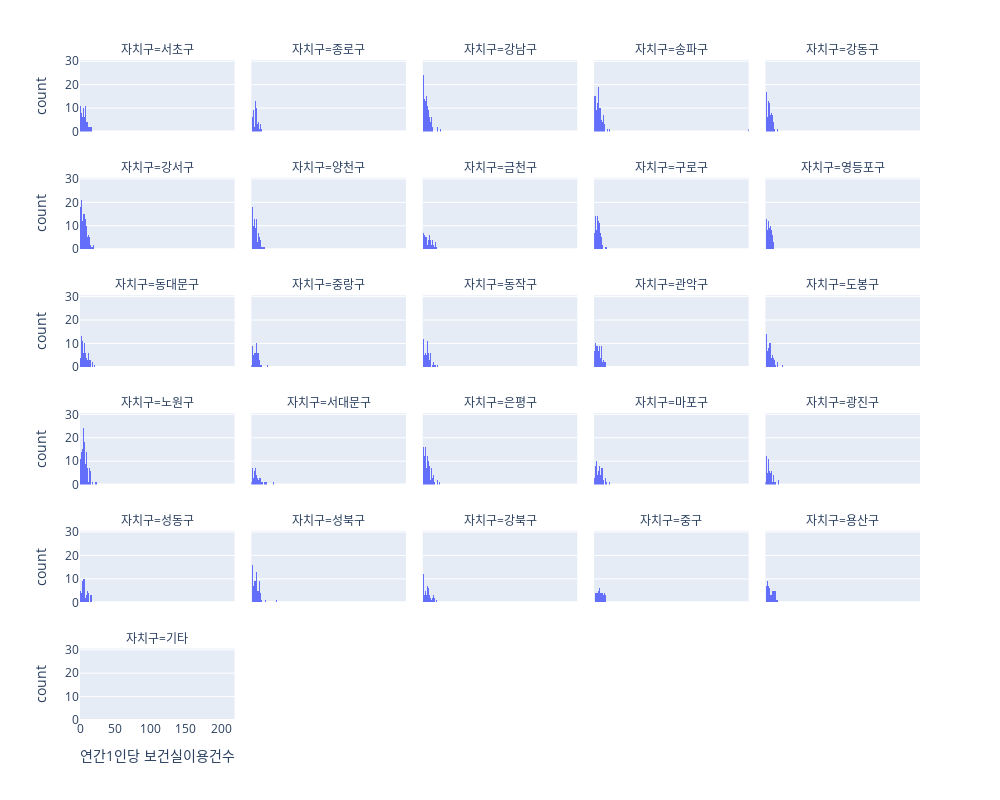

The code cell stored with this chart in its notebook:
### Code cell
fig = df2.plot(x = "연간1인당 보건실이용건수", kind = "hist", backend = "plotly",
         facet_col = "자치구", facet_col_wrap = 5, width = 1000, height = 800)

fig.update_layout(showlegend = False)
#fig.update_xaxes(matches=None)

### Figure 1 — Plotly figure (JSON) as saved in the notebook; plotly's stock layout.template omitted (floating-point values rounded to 4 significant figures; data arrays with more than 128 entries replaced by an {"elided": "..."} marker saying what was removed)
{"data": [{"alignmentgroup": "True", "bingroup": "x", "hovertemplate": "자치구=서초구<br>연간1인당 보건실이용건수=%{x}<br>count=%{y}<extra></extra>", "legendgroup": "", "marker": {"color": "#636efa", "pattern": {"shape": ""}}, "name": "", "offsetgroup": "", "orientation": "v", "showlegend": false, "type": "histogram", "x": {"elided": "209 float values"}, "xaxis": "x26", "yaxis": "y26"}, {"alignmentgroup": "True", "bingroup": "x", "hovertemplate": "자치구=종로구<br>연간1인당 보건실이용건수=%{x}<br>count=%{y}<extra></extra>", "legendgroup": "", "marker": {"color": "#636efa", "pattern": {"shape": ""}}, "name": "", "offsetgroup": "", "orientation": "v", "showlegend": false, "type": "histogram", "x": {"elided": "160 float values"}, "xaxis": "x27", "yaxis": "y27"}, {"alignmentgroup": "True", "bingroup": "x", "hovertemplate": "자치구=강남구<br>연간1인당 보건실이용건수=%{x}<br>count=%{y}<extra></extra>", "legendgroup": "", "marker": {"color": "#636efa", "pattern": {"shape": ""}}, "name": "", "offsetgroup": "", "orientation": "v", "showlegend": false, "type": "histogram", "x": {"elided": "316 float values"}, "xaxis": "x28", "yaxis": "y28"}, {"alignmentgroup": "True", "bingroup": "x", "hovertemplate": "자치구=송파구<br>연간1인당 보건실이용건수=%{x}<br>count=%{y}<extra></extra>", "legendgroup": "", "marker": {"color": "#636efa", "pattern": {"shape": ""}}, "name": "", "offsetgroup": "", "orientation": "v", "showlegend": false, "type": "histogram", "x": {"elided": "368 float values"}, "xaxis": "x29", "yaxis": "y29"}, {"alignmentgroup": "True", "bingroup": "x", "hovertemplate": "자치구=강동구<br>연간1인당 보건실이용건수=%{x}<br>count=%{y}<extra></extra>", "legendgroup": "", "marker": {"color": "#636efa", "pattern": {"shape": ""}}, "name": "", "offsetgroup": "", "orientation": "v", "showlegend": false, "type": "histogram", "x": {"elided": "248 float values"}, "xaxis": "x30", "yaxis": "y30"}, {"alignmentgroup": "True", "bingroup": "x", "hovertemplate": "자치구=강서구<br>연간1인당 보건실이용건수=%{x}<br>count=%{y}<extra></extra>", "legendgroup": "", "marker": {"color": "#636efa", "pattern": {"shape": ""}}, "name": "", "offsetgroup": "", "orientation": "v", "showlegend": false, "type": "histogram", "x": {"elided": "328 float values"}, "xaxis": "x21", "yaxis": "y21"}, {"alignmentgroup": "True", "bingroup": "x", "hovertemplate": "자치구=양천구<br>연간1인당 보건실이용건수=%{x}<br>count=%{y}<extra></extra>", "legendgroup": "", "marker": {"color": "#636efa", "pattern": {"shape": ""}}, "name": "", "offsetgroup": "", "orientation": "v", "showlegend": false, "type": "histogram", "x": {"elided": "255 float values"}, "xaxis": "x22", "yaxis": "y22"}, {"alignmentgroup": "True", "bingroup": "x", "hovertemplate": "자치구=금천구<br>연간1인당 보건실이용건수=%{x}<br>count=%{y}<extra></extra>", "legendgroup": "", "marker": {"color": "#636efa", "pattern": {"shape": ""}}, "name": "", "offsetgroup": "", "orientation": "v", "showlegend": false, "type": "histogram", "x": {"elided": "132 float values"}, "xaxis": "x23", "yaxis": "y23"}, {"alignmentgroup": "True", "bingroup": "x", "hovertemplate": "자치구=구로구<br>연간1인당 보건실이용건수=%{x}<br>count=%{y}<extra></extra>", "legendgroup": "", "marker": {"color": "#636efa", "pattern": {"shape": ""}}, "name": "", "offsetgroup": "", "orientation": "v", "showlegend": false, "type": "histogram", "x": {"elided": "224 float values"}, "xaxis": "x24", "yaxis": "y24"}, {"alignmentgroup": "True", "bingroup": "x", "hovertemplate": "자치구=영등포구<br>연간1인당 보건실이용건수=%{x}<br>count=%{y}<extra></extra>", "legendgroup": "", "marker": {"color": "#636efa", "pattern": {"shape": ""}}, "name": "", "offsetgroup": "", "orientation": "v", "showlegend": false, "type": "histogram", "x": {"elided": "176 float values"}, "xaxis": "x25", "yaxis": "y25"}, {"alignmentgroup": "True", "bingroup": "x", "hovertemplate": "자치구=동대문구<br>연간1인당 보건실이용건수=%{x}<br>count=%{y}<extra></extra>", "legendgroup": "", "marker": {"color": "#636efa", "pattern": {"shape": ""}}, "name": "", "offsetgroup": "", "orientation": "v", "showlegend": false, "type": "histogram", "x": {"elided": "188 float values"}, "xaxis": "x16", "yaxis": "y16"}, {"alignmentgroup": "True", "bingroup": "x", "hovertemplate": "자치구=중랑구<br>연간1인당 보건실이용건수=%{x}<br>count=%{y}<extra></extra>", "legendgroup": "", "marker": {"color": "#636efa", "pattern": {"shape": ""}}, "name": "", "offsetgroup": "", "orientation": "v", "showlegend": false, "type": "histogram", "x": {"elided": "190 float values"}, "xaxis": "x17", "yaxis": "y17"}, {"alignmentgroup": "True", "bingroup": "x", "hovertemplate": "자치구=동작구<br>연간1인당 보건실이용건수=%{x}<br>count=%{y}<extra></extra>", "legendgroup": "", "marker": {"color": "#636efa", "pattern": {"shape": ""}}, "name": "", "offsetgroup": "", "orientation": "v", "showlegend": false, "type": "histogram", "x": {"elided": "184 float values"}, "xaxis": "x18", "yaxis": "y18"}, {"alignmentgroup": "True", "bingroup": "x", "hovertemplate": "자치구=관악구<br>연간1인당 보건실이용건수=%{x}<br>count=%{y}<extra></extra>", "legendgroup": "", "marker": {"color": "#636efa", "pattern": {"shape": ""}}, "name": "", "offsetgroup": "", "orientation": "v", "showlegend": false, "type": "histogram", "x": {"elided": "228 float values"}, "xaxis": "x19", "yaxis": "y19"}, {"alignmentgroup": "True", "bingroup": "x", "hovertemplate": "자치구=도봉구<br>연간1인당 보건실이용건수=%{x}<br>count=%{y}<extra></extra>", "legendgroup": "", "marker": {"color": "#636efa", "pattern": {"shape": ""}}, "name": "", "offsetgroup": "", "orientation": "v", "showlegend": false, "type": "histogram", "x": {"elided": "187 float values"}, "xaxis": "x20", "yaxis": "y20"}, {"alignmentgroup": "True", "bingroup": "x", "hovertemplate": "자치구=노원구<br>연간1인당 보건실이용건수=%{x}<br>count=%{y}<extra></extra>", "legendgroup": "", "marker": {"color": "#636efa", "pattern": {"shape": ""}}, "name": "", "offsetgroup": "", "orientation": "v", "showlegend": false, "type": "histogram", "x": {"elided": "380 float values"}, "xaxis": "x11", "yaxis": "y11"}, {"alignmentgroup": "True", "bingroup": "x", "hovertemplate": "자치구=서대문구<br>연간1인당 보건실이용건수=%{x}<br>count=%{y}<extra></extra>", "legendgroup": "", "marker": {"color": "#636efa", "pattern": {"shape": ""}}, "name": "", "offsetgroup": "", "orientation": "v", "showlegend": false, "type": "histogram", "x": {"elided": "164 float values"}, "xaxis": "x12", "yaxis": "y12"}, {"alignmentgroup": "True", "bingroup": "x", "hovertemplate": "자치구=은평구<br>연간1인당 보건실이용건수=%{x}<br>count=%{y}<extra></extra>", "legendgroup": "", "marker": {"color": "#636efa", "pattern": {"shape": ""}}, "name": "", "offsetgroup": "", "orientation": "v", "showlegend": false, "type": "histogram", "x": {"elided": "268 float values"}, "xaxis": "x13", "yaxis": "y13"}, {"alignmentgroup": "True", "bingroup": "x", "hovertemplate": "자치구=마포구<br>연간1인당 보건실이용건수=%{x}<br>count=%{y}<extra></extra>", "legendgroup": "", "marker": {"color": "#636efa", "pattern": {"shape": ""}}, "name": "", "offsetgroup": "", "orientation": "v", "showlegend": false, "type": "histogram", "x": {"elided": "184 float values"}, "xaxis": "x14", "yaxis": "y14"}, {"alignmentgroup": "True", "bingroup": "x", "hovertemplate": "자치구=광진구<br>연간1인당 보건실이용건수=%{x}<br>count=%{y}<extra></extra>", "legendgroup": "", "marker": {"color": "#636efa", "pattern": {"shape": ""}}, "name": "", "offsetgroup": "", "orientation": "v", "showlegend": false, "type": "histogram", "x": {"elided": "174 float values"}, "xaxis": "x15", "yaxis": "y15"}, {"alignmentgroup": "True", "bingroup": "x", "hovertemplate": "자치구=성동구<br>연간1인당 보건실이용건수=%{x}<br>count=%{y}<extra></extra>", "legendgroup": "", "marker": {"color": "#636efa", "pattern": {"shape": ""}}, "name": "", "offsetgroup": "", "orientation": "v", "showlegend": false, "type": "histogram", "x": {"elided": "159 float values"}, "xaxis": "x6", "yaxis": "y6"}, {"alignmentgroup": "True", "bingroup": "x", "hovertemplate": "자치구=성북구<br>연간1인당 보건실이용건수=%{x}<br>count=%{y}<extra></extra>", "legendgroup": "", "marker": {"color": "#636efa", "pattern": {"shape": ""}}, "name": "", "offsetgroup": "", "orientation": "v", "showlegend": false, "type": "histogram", "x": {"elided": "244 float values"}, "xaxis": "x7", "yaxis": "y7"}, {"alignmentgroup": "True", "bingroup": "x", "hovertemplate": "자치구=강북구<br>연간1인당 보건실이용건수=%{x}<br>count=%{y}<extra></extra>", "legendgroup": "", "marker": {"color": "#636efa", "pattern": {"shape": ""}}, "name": "", "offsetgroup": "", "orientation": "v", "showlegend": false, "type": "histogram", "x": {"elided": "152 float values"}, "xaxis": "x8", "yaxis": "y8"}, {"alignmentgroup": "True", "bingroup": "x", "hovertemplate": "자치구=중구<br>연간1인당 보건실이용건수=%{x}<br>count=%{y}<extra></extra>", "legendgroup": "", "marker": {"color": "#636efa", "pattern": {"shape": ""}}, "name": "", "offsetgroup": "", "orientation": "v", "showlegend": false, "type": "histogram", "x": [4.4, 5.6, 1.9, 4.3, 1, 1.3, 1.1, 0.9, 2, 1.3, 3.4, 2.6, 2, 1.7, 2.6, 4.3, 1.3, 1.6, 1.4, 3.6, 2.8, 1.8, 1.5, 4.8, 2.5, 3.3, 1.6, 2.8, 1.5, 7, 4, 15, 10.1, 5.9, 13.9, 3.4, 9.6, 7.4, 4.6, 13.1, 6.1, 5.4, 11.8, 7.5, 5.3, 2.5, 17.2, 8, 10.8, 7.3, 10, 5.8, 3.9, 3, 5.7, 5.9, 4.9, 3, 7.9, 5.6, 10.5, 8.9, 16.2, 10.4, 14.6, 15.7, 6.7, 10.6, 9.5, 7.7, 11.7, 6.4, 12, 11.9, 9.8, 10.9, 12.9, 20.7, 9.1, 14.6, 7.3, 8.4, 9.2, 5.9, 4, 5.3, 11.7, 7.3, 5, 11.3, 8.8, 14.8, 7.2, 15.8, 13, 18.6, 15.3, 19.4, 12.6, 9.9, 10.2, 8.4, 9.5, 15.8, 12.3, 12.4, 10.1, 21.9, 18.4, 18.6, 11.5, 10.5, 10.8, 5.6, 6.5, 5, 13.3, 10.2, 5.5, 14.5, 16.5, 14.3, 5.6], "xaxis": "x9", "yaxis": "y9"}, {"alignmentgroup": "True", "bingroup": "x", "hovertemplate": "자치구=용산구<br>연간1인당 보건실이용건수=%{x}<br>count=%{y}<extra></extra>", "legendgroup": "", "marker": {"color": "#636efa", "pattern": {"shape": ""}}, "name": "", "offsetgroup": "", "orientation": "v", "showlegend": false, "type": "histogram", "x": {"elided": "136 float values"}, "xaxis": "x10", "yaxis": "y10"}, {"alignmentgroup": "True", "bingroup": "x", "hovertemplate": "자치구=기타<br>연간1인당 보건실이용건수=%{x}<br>count=%{y}<extra></extra>", "legendgroup": "", "marker": {"color": "#636efa", "pattern": {"shape": ""}}, "name": "", "offsetgroup": "", "orientation": "v", "showlegend": false, "type": "histogram", "x": [0], "xaxis": "x", "yaxis": "y"}], "layout": {"annotations": [{"font": {}, "showarrow": false, "text": "자치구=기타", "x": 0.092, "xanchor": "center", "xref": "paper", "y": 0.1083, "yanchor": "bottom", "yref": "paper"}, {"font": {}, "showarrow": false, "text": "자치구=성동구", "x": 0.092, "xanchor": "center", "xref": "paper", "y": 0.2867, "yanchor": "bottom", "yref": "paper"}, {"font": {}, "showarrow": false, "text": "자치구=성북구", "x": 0.296, "xanchor": "center", "xref": "paper", "y": 0.2867, "yanchor": "bottom", "yref": "paper"}, {"font": {}, "showarrow": false, "text": "자치구=강북구", "x": 0.5, "xanchor": "center", "xref": "paper", "y": 0.2867, "yanchor": "bottom", "yref": "paper"}, {"font": {}, "showarrow": false, "text": "자치구=중구", "x": 0.704, "xanchor": "center", "xref": "paper", "y": 0.2867, "yanchor": "bottom", "yref": "paper"}, {"font": {}, "showarrow": false, "text": "자치구=용산구", "x": 0.908, "xanchor": "center", "xref": "paper", "y": 0.2867, "yanchor": "bottom", "yref": "paper"}, {"font": {}, "showarrow": false, "text": "자치구=노원구", "x": 0.092, "xanchor": "center", "xref": "paper", "y": 0.465, "yanchor": "bottom", "yref": "paper"}, {"font": {}, "showarrow": false, "text": "자치구=서대문구", "x": 0.296, "xanchor": "center", "xref": "paper", "y": 0.465, "yanchor": "bottom", "yref": "paper"}, {"font": {}, "showarrow": false, "text": "자치구=은평구", "x": 0.5, "xanchor": "center", "xref": "paper", "y": 0.465, "yanchor": "bottom", "yref": "paper"}, {"font": {}, "showarrow": false, "text": "자치구=마포구", "x": 0.704, "xanchor": "center", "xref": "paper", "y": 0.465, "yanchor": "bottom", "yref": "paper"}, {"font": {}, "showarrow": false, "text": "자치구=광진구", "x": 0.908, "xanchor": "center", "xref": "paper", "y": 0.465, "yanchor": "bottom", "yref": "paper"}, {"font": {}, "showarrow": false, "text": "자치구=동대문구", "x": 0.092, "xanchor": "center", "xref": "paper", "y": 0.6433, "yanchor": "bottom", "yref": "paper"}, {"font": {}, "showarrow": false, "text": "자치구=중랑구", "x": 0.296, "xanchor": "center", "xref": "paper", "y": 0.6433, "yanchor": "bottom", "yref": "paper"}, {"font": {}, "showarrow": false, "text": "자치구=동작구", "x": 0.5, "xanchor": "center", "xref": "paper", "y": 0.6433, "yanchor": "bottom", "yref": "paper"}, {"font": {}, "showarrow": false, "text": "자치구=관악구", "x": 0.704, "xanchor": "center", "xref": "paper", "y": 0.6433, "yanchor": "bottom", "yref": "paper"}, {"font": {}, "showarrow": false, "text": "자치구=도봉구", "x": 0.908, "xanchor": "center", "xref": "paper", "y": 0.6433, "yanchor": "bottom", "yref": "paper"}, {"font": {}, "showarrow": false, "text": "자치구=강서구", "x": 0.092, "xanchor": "center", "xref": "paper", "y": 0.8217, "yanchor": "bottom", "yref": "paper"}, {"font": {}, "showarrow": false, "text": "자치구=양천구", "x": 0.296, "xanchor": "center", "xref": "paper", "y": 0.8217, "yanchor": "bottom", "yref": "paper"}, {"font": {}, "showarrow": false, "text": "자치구=금천구", "x": 0.5, "xanchor": "center", "xref": "paper", "y": 0.8217, "yanchor": "bottom", "yref": "paper"}, {"font": {}, "showarrow": false, "text": "자치구=구로구", "x": 0.704, "xanchor": "center", "xref": "paper", "y": 0.8217, "yanchor": "bottom", "yref": "paper"}, {"font": {}, "showarrow": false, "text": "자치구=영등포구", "x": 0.908, "xanchor": "center", "xref": "paper", "y": 0.8217, "yanchor": "bottom", "yref": "paper"}, {"font": {}, "showarrow": false, "text": "자치구=서초구", "x": 0.092, "xanchor": "center", "xref": "paper", "y": 1.0, "yanchor": "bottom", "yref": "paper"}, {"font": {}, "showarrow": false, "text": "자치구=종로구", "x": 0.296, "xanchor": "center", "xref": "paper", "y": 1.0, "yanchor": "bottom", "yref": "paper"}, {"font": {}, "showarrow": false, "text": "자치구=강남구", "x": 0.5, "xanchor": "center", "xref": "paper", "y": 1.0, "yanchor": "bottom", "yref": "paper"}, {"font": {}, "showarrow": false, "text": "자치구=송파구", "x": 0.704, "xanchor": "center", "xref": "paper", "y": 1.0, "yanchor": "bottom", "yref": "paper"}, {"font": {}, "showarrow": false, "text": "자치구=강동구", "x": 0.908, "xanchor": "center", "xref": "paper", "y": 1.0, "yanchor": "bottom", "yref": "paper"}], "barmode": "relative", "height": 800, "legend": {"tracegroupgap": 0}, "margin": {"t": 60}, "showlegend": false, "width": 1000, "xaxis": {"anchor": "y", "autorange": false, "domain": [0, 0.184], "range": [-0.25, 219.2], "title": {"text": "연간1인당 보건실이용건수"}, "type": "linear"}, "xaxis10": {"anchor": "y10", "autorange": false, "domain": [0.816, 1], "matches": "x", "range": [-0.25, 219.2], "showticklabels": false, "type": "linear"}, "xaxis11": {"anchor": "y11", "autorange": false, "domain": [0, 0.184], "matches": "x", "range": [-0.25, 219.2], "showticklabels": false, "type": "linear"}, "xaxis12": {"anchor": "y12", "autorange": false, "domain": [0.204, 0.388], "matches": "x", "range": [-0.25, 219.2], "showticklabels": false, "type": "linear"}, "xaxis13": {"anchor": "y13", "autorange": false, "domain": [0.408, 0.592], "matches": "x", "range": [-0.25, 219.2], "showticklabels": false, "type": "linear"}, "xaxis14": {"anchor": "y14", "autorange": false, "domain": [0.612, 0.796], "matches": "x", "range": [-0.25, 219.2], "showticklabels": false, "type": "linear"}, "xaxis15": {"anchor": "y15", "autorange": false, "domain": [0.816, 1], "matches": "x", "range": [-0.25, 219.2], "showticklabels": false, "type": "linear"}, "xaxis16": {"anchor": "y16", "autorange": false, "domain": [0, 0.184], "matches": "x", "range": [-0.25, 219.2], "showticklabels": false, "type": "linear"}, "xaxis17": {"anchor": "y17", "autorange": false, "domain": [0.204, 0.388], "matches": "x", "range": [-0.25, 219.2], "showticklabels": false, "type": "linear"}, "xaxis18": {"anchor": "y18", "autorange": false, "domain": [0.408, 0.592], "matches": "x", "range": [-0.25, 219.2], "showticklabels": false, "type": "linear"}, "xaxis19": {"anchor": "y19", "autorange": false, "domain": [0.612, 0.796], "matches": "x", "range": [-0.25, 219.2], "showticklabels": false, "type": "linear"}, "xaxis2": {"anchor": "y2", "domain": [0.204, 0.388], "matches": "x", "title": {"text": "연간1인당 보건실이용건수"}}, "xaxis20": {"anchor": "y20", "autorange": false, "domain": [0.816, 1], "matches": "x", "range": [-0.25, 219.2], "showticklabels": false, "type": "linear"}, "xaxis21": {"anchor": "y21", "autorange": false, "domain": [0, 0.184], "matches": "x", "range": [-0.25, 219.2], "showticklabels": false, "type": "linear"}, "xaxis22": {"anchor": "y22", "autorange": false, "domain": [0.204, 0.388], "matches": "x", "range": [-0.25, 219.2], "showticklabels": false, "type": "linear"}, "xaxis23": {"anchor": "y23", "autorange": false, "domain": [0.408, 0.592], "matches": "x", "range": [-0.25, 219.2], "showticklabels": false, "type": "linear"}, "xaxis24": {"anchor": "y24", "autorange": false, "domain": [0.612, 0.796], "matches": "x", "range": [-0.25, 219.2], "showticklabels": false, "type": "linear"}, "xaxis25": {"anchor": "y25", "autorange": false, "domain": [0.816, 1], "matches": "x", "range": [-0.25, 219.2], "showticklabels": false, "type": "linear"}, "xaxis26": {"anchor": "y26", "autorange": false, "domain": [0, 0.184], "matches": "x", "range": [-0.25, 219.2], "showticklabels": false, "type": "linear"}, "xaxis27": {"anchor": "y27", "autorange": false, "domain": [0.204, 0.388], "matches": "x", "range": [-0.25, 219.2], "showticklabels": false, "type": "linear"}, "xaxis28": {"anchor": "y28", "autorange": false, "domain": [0.408, 0.592], "matches": "x", "range": [-0.25, 219.2], "showticklabels": false, "type": "linear"}, "xaxis29": {"anchor": "y29", "autorange": false, "domain": [0.612, 0.796], "matches": "x", "range": [-0.25, 219.2], "showticklabels": false, "type": "linear"}, "xaxis3": {"anchor": "y3", "domain": [0.408, 0.592], "matches": "x", "title": {"text": "연간1인당 보건실이용건수"}}, "xaxis30": {"anchor": "y30", "autorange": false, "domain": [0.816, 1], "matches": "x", "range": [-0.25, 219.2], "showticklabels": false, "type": "linear"}, "xaxis4": {"anchor": "y4", "domain": [0.612, 0.796], "matches": "x", "title": {"text": "연간1인당 보건실이용건수"}}, "xaxis5": {"anchor": "y5", "domain": [0.816, 1], "matches": "x", "title": {"text": "연간1인당 보건실이용건수"}}, "xaxis6": {"anchor": "y6", "autorange": false, "domain": [0, 0.184], "matches": "x", "range": [-0.25, 219.2], "showticklabels": false, "type": "linear"}, "xaxis7": {"anchor": "y7", "autorange": false, "domain": [0.204, 0.388], "matches": "x", "range": [-0.25, 219.2], "showticklabels": false, "type": "linear"}, "xaxis8": {"anchor": "y8", "autorange": false, "domain": [0.408, 0.592], "matches": "x", "range": [-0.25, 219.2], "showticklabels": false, "type": "linear"}, "xaxis9": {"anchor": "y9", "autorange": false, "domain": [0.612, 0.796], "matches": "x", "range": [-0.25, 219.2], "showticklabels": false, "type": "linear"}, "yaxis": {"anchor": "x", "autorange": false, "domain": [0, 0.1083], "range": [0, 30.53], "title": {"text": "count"}}, "yaxis10": {"anchor": "x10", "autorange": false, "domain": [0.1783, 0.2867], "matches": "y", "range": [0, 30.53], "showticklabels": false}, "yaxis11": {"anchor": "x11", "autorange": false, "domain": [0.3567, 0.465], "matches": "y", "range": [0, 30.53], "title": {"text": "count"}}, "yaxis12": {"anchor": "x12", "autorange": false, "domain": [0.3567, 0.465], "matches": "y", "range": [0, 30.53], "showticklabels": false}, "yaxis13": {"anchor": "x13", "autorange": false, "domain": [0.3567, 0.465], "matches": "y", "range": [0, 30.53], "showticklabels": false}, "yaxis14": {"anchor": "x14", "autorange": false, "domain": [0.3567, 0.465], "matches": "y", "range": [0, 30.53], "showticklabels": false}, "yaxis15": {"anchor": "x15", "autorange": false, "domain": [0.3567, 0.465], "matches": "y", "range": [0, 30.53], "showticklabels": false}, "yaxis16": {"anchor": "x16", "autorange": false, "domain": [0.535, 0.6433], "matches": "y", "range": [0, 30.53], "title": {"text": "count"}}, "yaxis17": {"anchor": "x17", "autorange": false, "domain": [0.535, 0.6433], "matches": "y", "range": [0, 30.53], "showticklabels": false}, "yaxis18": {"anchor": "x18", "autorange": false, "domain": [0.535, 0.6433], "matches": "y", "range": [0, 30.53], "showticklabels": false}, "yaxis19": {"anchor": "x19", "autorange": false, "domain": [0.535, 0.6433], "matches": "y", "range": [0, 30.53], "showticklabels": false}, "yaxis2": {"anchor": "x2", "domain": [0, 0.1083], "matches": "y", "showticklabels": false}, "yaxis20": {"anchor": "x20", "autorange": false, "domain": [0.535, 0.6433], "matches": "y", "range": [0, 30.53], "showticklabels": false}, "yaxis21": {"anchor": "x21", "autorange": false, "domain": [0.7133, 0.8217], "matches": "y", "range": [0, 30.53], "title": {"text": "count"}}, "yaxis22": {"anchor": "x22", "autorange": false, "domain": [0.7133, 0.8217], "matches": "y", "range": [0, 30.53], "showticklabels": false}, "yaxis23": {"anchor": "x23", "autorange": false, "domain": [0.7133, 0.8217], "matches": "y", "range": [0, 30.53], "showticklabels": false}, "yaxis24": {"anchor": "x24", "autorange": false, "domain": [0.7133, 0.8217], "matches": "y", "range": [0, 30.53], "showticklabels": false}, "yaxis25": {"anchor": "x25", "autorange": false, "domain": [0.7133, 0.8217], "matches": "y", "range": [0, 30.53], "showticklabels": false}, "yaxis26": {"anchor": "x26", "autorange": false, "domain": [0.8917, 1.0], "matches": "y", "range": [0, 30.53], "title": {"text": "count"}}, "yaxis27": {"anchor": "x27", "autorange": false, "domain": [0.8917, 1.0], "matches": "y", "range": [0, 30.53], "showticklabels": false}, "yaxis28": {"anchor": "x28", "autorange": false, "domain": [0.8917, 1.0], "matches": "y", "range": [0, 30.53], "showticklabels": false}, "yaxis29": {"anchor": "x29", "autorange": false, "domain": [0.8917, 1.0], "matches": "y", "range": [0, 30.53], "showticklabels": false}, "yaxis3": {"anchor": "x3", "domain": [0, 0.1083], "matches": "y", "showticklabels": false}, "yaxis30": {"anchor": "x30", "autorange": false, "domain": [0.8917, 1.0], "matches": "y", "range": [0, 30.53], "showticklabels": false}, "yaxis4": {"anchor": "x4", "domain": [0, 0.1083], "matches": "y", "showticklabels": false}, "yaxis5": {"anchor": "x5", "domain": [0, 0.1083], "matches": "y", "showticklabels": false}, "yaxis6": {"anchor": "x6", "autorange": false, "domain": [0.1783, 0.2867], "matches": "y", "range": [0, 30.53], "title": {"text": "count"}}, "yaxis7": {"anchor": "x7", "autorange": false, "domain": [0.1783, 0.2867], "matches": "y", "range": [0, 30.53], "showticklabels": false}, "yaxis8": {"anchor": "x8", "autorange": false, "domain": [0.1783, 0.2867], "matches": "y", "range": [0, 30.53], "showticklabels": false}, "yaxis9": {"anchor": "x9", "autorange": false, "domain": [0.1783, 0.2867], "matches": "y", "range": [0, 30.53], "showticklabels": false}}}
